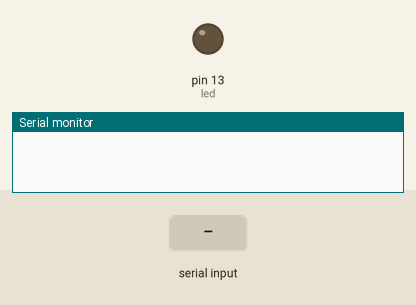
This sketch was run on a simulated Arduino Uno, built with avr-gcc and run on an emulated ATmega328P. On the bench: output pins drawn as LEDs (lit = HIGH), the last lines printed to the serial monitor. Dashed ring = blinking. The inputs (shaded band) are chosen by the test bench.

Above: at 1.2 s.
1.3 s: "@1%\n" received over the second serial link
At 1.39 s:
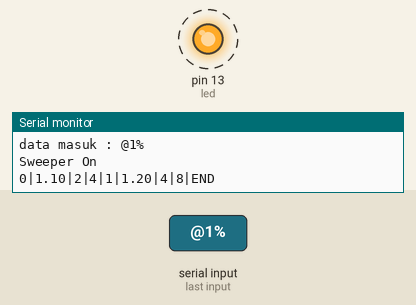
4.3 s: "@2%\n" received over the second serial link
7.3 s: "@3%\n" received over the second serial link
Timing chart, 0 to 15.6 s (numbered marks = the images above; inputs shaded):
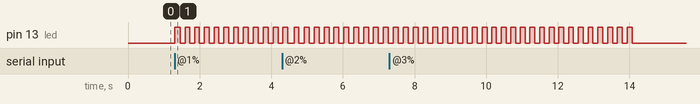

The sketch:

ANTENNA_ANALYZER_TEST_DUMMY.ino
```cpp
/*
This sketch is used to test the antenna analyzer android application.
You can develop this Sketch it using the Arduino circuit and have installed a generator and antenna signal reader hardware according to your creativity.
Calibrate your circuit so that it can generate SWR data, impedance, and reactance. which will be sent to Android via Bluetooth serial.
*/

#include <SoftwareSerial.h>
#include <EEPROM.h>
#include "math.h"

static const uint32_t bluetooth_baud = 115200;
SoftwareSerial bluetooth(3, 2); // RX | TX

int counter=0;
String message;String dt[10];int i;boolean parsing=false;//serialnya
byte led = 13; bool on_off_led=false;

unsigned long test_freq;
unsigned long low_freq;
unsigned long high_freq;
unsigned long center_freq;

int multi_scan=1;
String data_grafik;
byte modeplay;
            void setup() {
              pinMode(led, OUTPUT);digitalWrite(led,on_off_led);
              Serial.begin(9600);
              bluetooth.begin(bluetooth_baud);
                pinMode(A0,INPUT);
                pinMode(A1,INPUT);
                analogReference(INTERNAL);
            }

//============
void loop(){
  from_android();
  if (modeplay==1){Sweeper_on();}
  if (modeplay==3){stand();}
}

void from_android() {
    if(bluetooth.available()>0) {char inChar = (char)bluetooth.read(); message += inChar;if (inChar == '\n') { parsing = true;}
    }
    if(parsing){parsingData(); parsing=false; message="";}
}

void parsingData(){
int j=0; Serial.print("data masuk : ");Serial.println(message);dt[j]="";
String cekk=String(message[0])+String(message[1])+String(message[2]);
                    if  (cekk=="@1%"){modeplay=1;Serial.println("Sweeper On");}
                    if  (cekk=="@2%"){modeplay=2; Serial.println("Sweeper Off");digitalWrite(led,LOW);}
                    if  (cekk=="@3%"){
                              Serial.println("Setting Grid");
                              String convert = String(message).substring(3);
                              String pisah[3]; counter=0;int lastIndex = 0;
                              for (int i = 0; i < convert.length(); i++) {
                                if (convert.substring(i, i+1) == ":") {
                                  pisah[counter] = convert.substring(lastIndex, i);
                                  lastIndex = i + 1; counter++;
                                }
                                 if (i == convert.length() - 1) {
                                 pisah[counter] = convert.substring(lastIndex, i);
                                }
                              }
                              low_freq=(unsigned long)pisah[0].toInt();center_freq=(unsigned long)pisah[1].toInt(); high_freq=(unsigned long)pisah[2].toInt();
                              convert = ""; counter = 0;lastIndex = 0;
                              multi_scan=high_freq-low_freq; multi_scan=multi_scan/100;
                    }
                    if  (cekk=="@4%"){modeplay=3; Serial.println("Stand Measurement");digitalWrite(led,LOW);}
}

void Sweeper_on(){
       data_grafik=""; double VSWR=1; double FWD5=0; double REV5=0;  int Z = 0 ; int R =0;
       for (counter=0; counter <100;counter=counter+2){
          for (int i=counter; i <counter+2; i++){
              test_freq = low_freq + (i*multi_scan);

              // TEST VALUE
              VSWR=VSWR+0.1; if (VSWR>6) VSWR=1;  //test dummy SWR
              Z = Z + 2; if (Z > 250) Z = 0;     //test dummy Impedancy
              R = R + 4; if (R > 250) R = 0;     //test dummy Reacktance

              if (test_freq>(high_freq-multi_scan)){test_freq=low_freq;}
              else {data_grafik = data_grafik + String(test_freq)+"|"+String(VSWR)+"|"+String(Z)+"|"+String(R)+"|";}
          from_android();
          }
          on_off_led= not on_off_led;digitalWrite(led,on_off_led);
          Serial.println(data_grafik+"END");//test dummy
          bluetooth.println(data_grafik+"END");
          data_grafik=""; Serial.flush(); from_android();delay (100);
       }
}

void stand(){
data_grafik="";  double VSWR=1; int Z=0 ; int R=0;
              // TEST VALUE
      for (counter=0; counter <30;counter=counter+1){

                    VSWR=VSWR+0.1; if (VSWR>6) VSWR=1;  //test dummy SWR
                    Z = Z + 3; if (Z > 250) Z = 0;     //test dummy Impedancy
                    R = R + 5; if (R > 250) R = 0;     //test dummy Reacktance

         data_grafik =  String(center_freq)+"|"+String(VSWR)+"|"+String(Z)+"|"+String(R)+"|";
         from_android();
         on_off_led= not on_off_led;digitalWrite(led,on_off_led);
         Serial.println(data_grafik+"END");
         bluetooth.println(data_grafik+"END");
         data_grafik=""; Serial.flush();
         delay (150);
      }
}

//end Sketch
```

Measured:
- after the input at 1.3 s, pin 13 (led): alternates HIGH for 0.14 s and LOW for 0.14 s, starting at once
